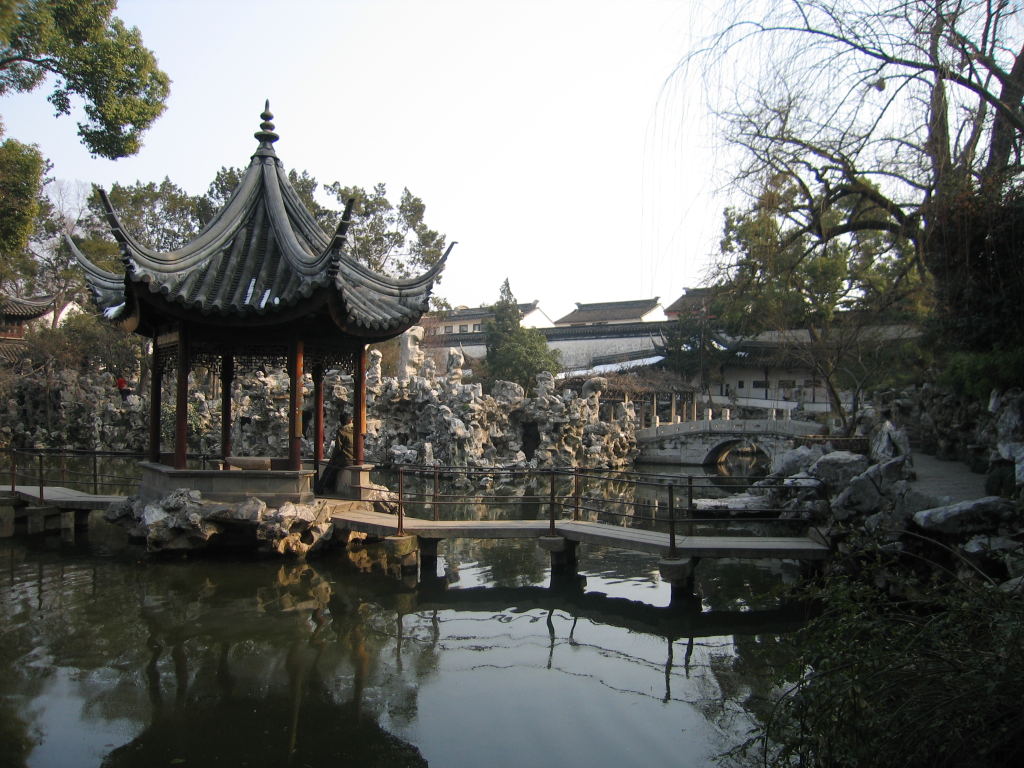
#> input picture misc-ctf/_build/_assets/photos/p_garden_shizilin.jpg, 2048 x 1536 px (shown at 1/2 size)
$ python -i make_challenges.py   (imports and definitions only)
#> lines starting #> are read from the running program, lines starting #| are printed output that depends on the picture
#> further down, picture is the input picture: PIL image 2048x1536 RGB; mean R, G, B 107.9, 109.9, 106.8
# -*- coding: utf-8 -*-
"""生成 misc-ctf 全部题目（附件 + 题解 + checker + verify）。

设计约束
--------
* 只用标准库 + Pillow，不需要 7z / exiftool / tshark / binwalk
* 所有 flag 静态写在附件里（checker 里留了切动态的注释）
* 每题一个 verify.py，本脚本末尾会跑一遍全部 verify 自检
* 内容对得上第三课：编码链 / 文件头 / 附加数据 / 伪加密 / LSB / EXIF / 流量 / 图寻

运行：python make_challenges.py [--check]
"""
import base64
import hashlib
import io
import os
import struct
import subprocess
import sys
import zipfile

from PIL import Image, ImageDraw, ImageFont, PngImagePlugin

# [1 line not run here, left out]

ROOT = os.path.dirname(os.path.dirname(os.path.abspath(__file__)))   # …\misc-ctf
PY = sys.executable
FONT_CN = r"C:\Windows\Fonts\msyh.ttc"
FONT_MONO = r"C:\Windows\Fonts\consola.ttf"

SEED = 20261027


# ---------------------------------------------------------------------------
# 通用小工具
# ---------------------------------------------------------------------------
def ensure_dir(p):
    os.makedirs(p, exist_ok=True)
    return p


# [54 lines left out: functions write_bytes, write_text, write_md, png_bytes, zip_bytes, zip_set_encrypted_bit, not called in this run]


# --- LSB：把消息写进 RGB 最低位，末尾放 0xFF 分隔 -----------------------------
LSB_END = "1111111111111110"          # 0xFF 的二进制 + 1 位


# [50 lines left out: functions lsb_embed, _cksum, _ip4, _tcp, _udp, not called in this run]


def _eth(payload):
    return b"\xaa\xbb\xcc\x11\x22\x33" + b"\xaa\xbb\xcc\x44\x55\x66" + b"\x08\x00" + payload


# [14 lines left out: functions _dns_query, build_pcap, not called in this run]


# ---------------------------------------------------------------------------
# 真实照片工具：全部来自 _assets/photos/（Wikimedia CC 授权）
# ---------------------------------------------------------------------------
HERE = os.path.dirname(os.path.abspath(__file__))
PHOTOS = os.path.join(HERE, "_assets", "photos")


# [24 lines left out: functions load_photo, caption_strip, not called in this run]


def mosaic(img, y0=0.28, y1=0.97, x0=0.05, x1=0.95, cell=26):
    """真照片 + 一块马赛克"""
#> called with y0 = 0.28, y1 = 0.97, x0 = 0.05, x1 = 0.95, cell = 26
    im = img.copy()
    d = ImageDraw.Draw(im)
    a, b = int(im.height * y0), int(im.height * y1)
#> a = 430; b = 1489
    c, e = int(im.width * x0), int(im.width * x1)
#> c = 102; e = 1945
    small = im.crop((c, a, e, b))
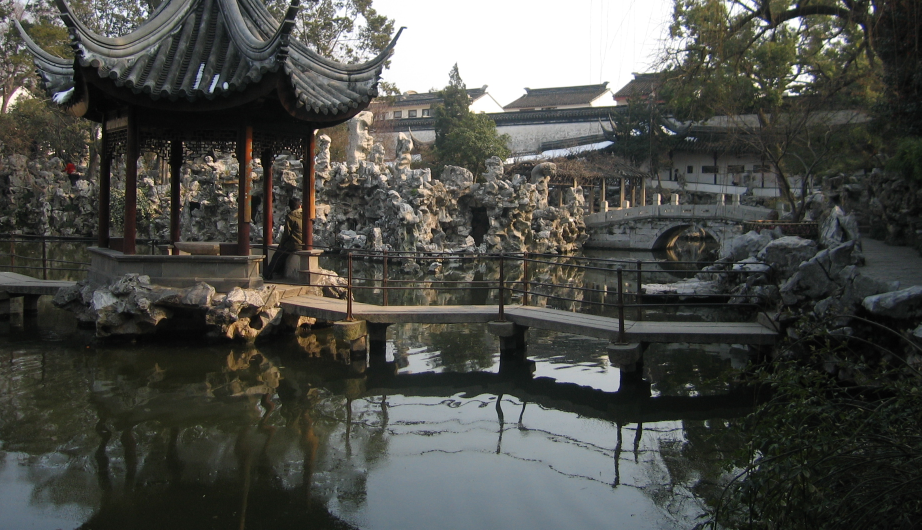
#> small: PIL image 1843x1059 RGB (shown at 1/2 size); mean R, G, B 76.1, 77.3, 72.5
    small = small.resize((max(1, small.width // cell), max(1, small.height // cell)), Image.BILINEAR)
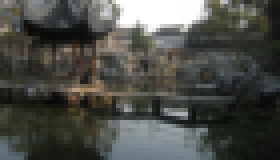
#> small: PIL image 70x40 RGB (shown 4 times larger); mean R, G, B 76.1, 77.3, 72.5
    small = small.resize((e - c, b - a), Image.NEAREST)
#> small: PIL image 1843x1059 RGB
    im.paste(small, (c, a))
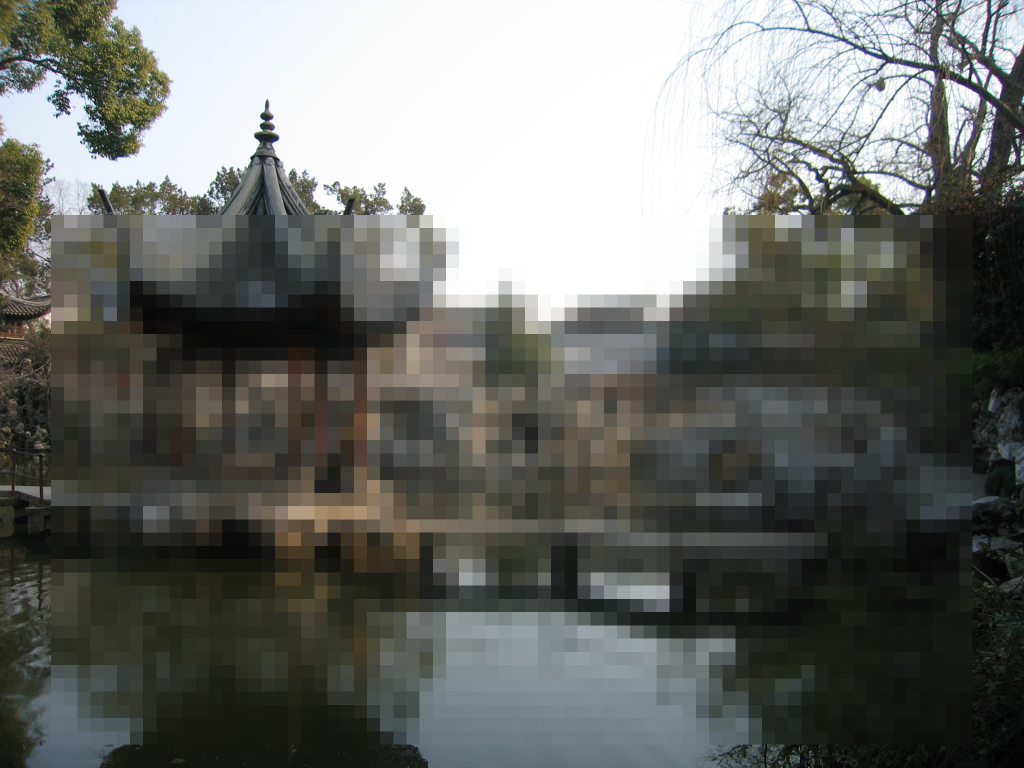
#> im: PIL image 2048x1536 RGB (shown at 1/2 size); mean R, G, B 107.9, 109.9, 106.8
    d.rectangle([c, a, e, b], outline=(230, 230, 230), width=2)
    return im


# --- ZIP 注释（EOCD 尾部） ---------------------------------------------------
# [673 lines left out: functions zip_with_comment, lsb_embed_r, crc16, build_exif_tiff, jpeg_with_exif, jpeg_strip_app1 and 27 more, not called in this run]

BUILDERS = {
    "enc-chain-ctf": build_enc_chain,
    "file-header-ctf": build_file_header,
    "append-zip-ctf": build_append_zip,
    "fake-zip-ctf": build_fake_zip,
    "lsb-stego-ctf": build_lsb,
    "exif-meta-ctf": build_exif,
    "traffic-ctf": build_traffic,
    "geo-hongyadong-ctf": build_geo_hongyadong,
    "geo-nanjinglu-ctf": build_geo_nanjinglu,
    "exif-gps-ctf": build_exif_gps,
    "exif-thumb-ctf": build_exif_thumb,
    "exif-erase-ctf": build_exif_erase,
    "png-text-ctf": build_png_text,
    "exif-trio-ctf": build_exif_trio,
    "route-trace-ctf": build_route_trace,

    "b64-only-ctf": build_b64_only,
    "hex-only-ctf": build_hex_only,
    "ext-lie-ctf": build_ext_lie,
    "zip-comment-ctf": build_zip_comment,
    "lsb-easy-ctf": build_lsb_easy,
    "traffic-chunked-ctf": build_traffic_chunked,
    "traffic-dns-ctf": build_traffic_dns,
    "traffic-proto-ctf": build_traffic_proto,
}

# [16 lines not run here, left out]

>>> from PIL import Image
>>> picture = Image.open('_assets/photos/p_garden_shizilin.jpg')
>>> result = mosaic(picture)

$ run again, on misc-ctf/_build/_assets/photos/p_garden_wangshi.jpg
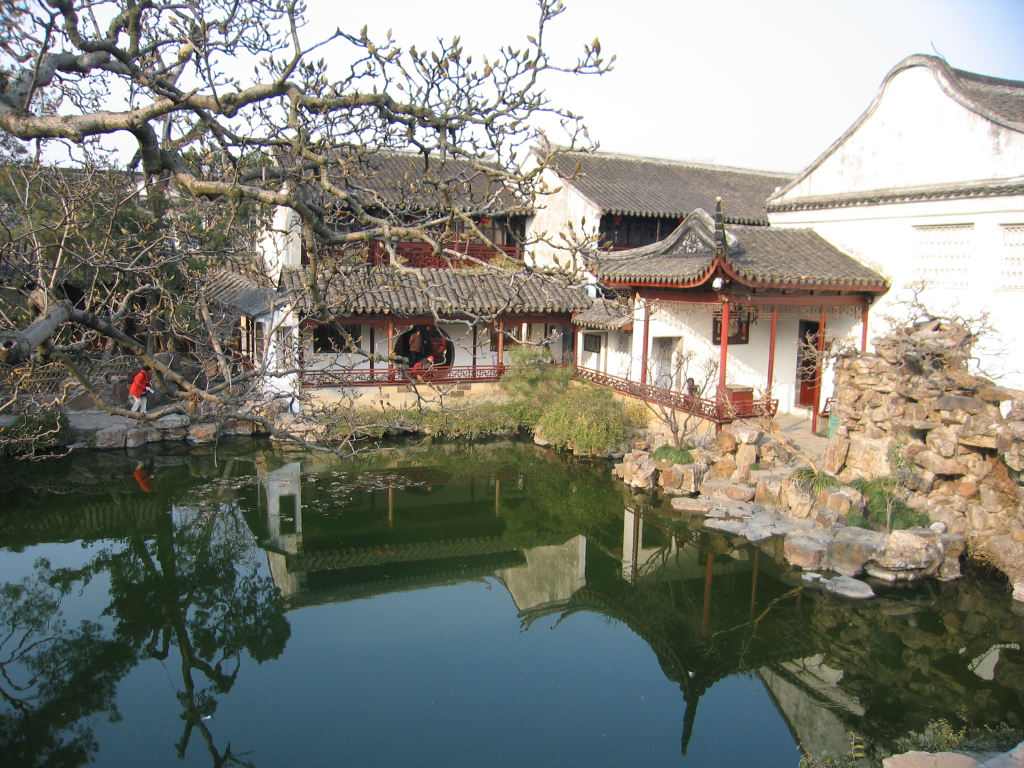
#> input picture misc-ctf/_build/_assets/photos/p_garden_wangshi.jpg, 2048 x 1536 px (shown at 1/2 size)
#> picture is the input picture: PIL image 2048x1536 RGB; mean R, G, B 131.1, 131.8, 122.7
#> in mosaic, `small = im.crop((c, a, e, b))`:
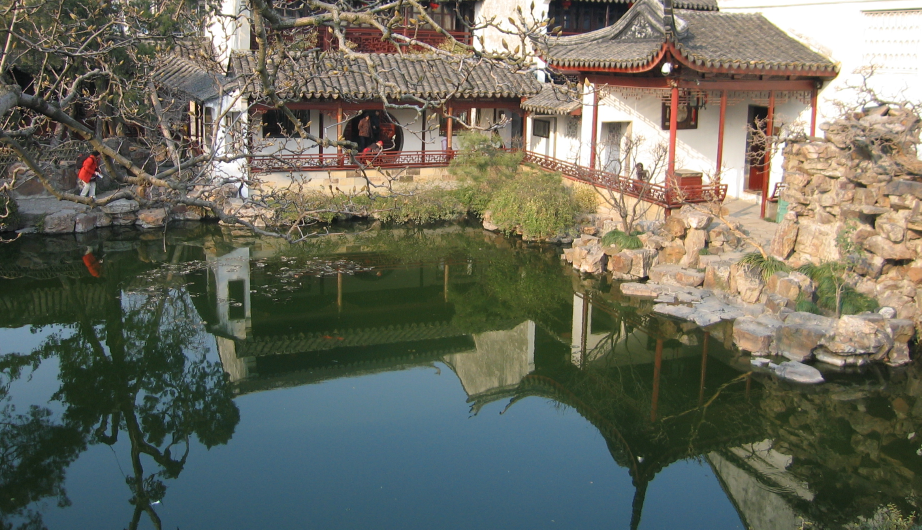
#> small: PIL image 1843x1059 RGB (shown at 1/2 size); mean R, G, B 107.3, 108, 94.7
#> in mosaic, `im.paste(small, (c, a))`:
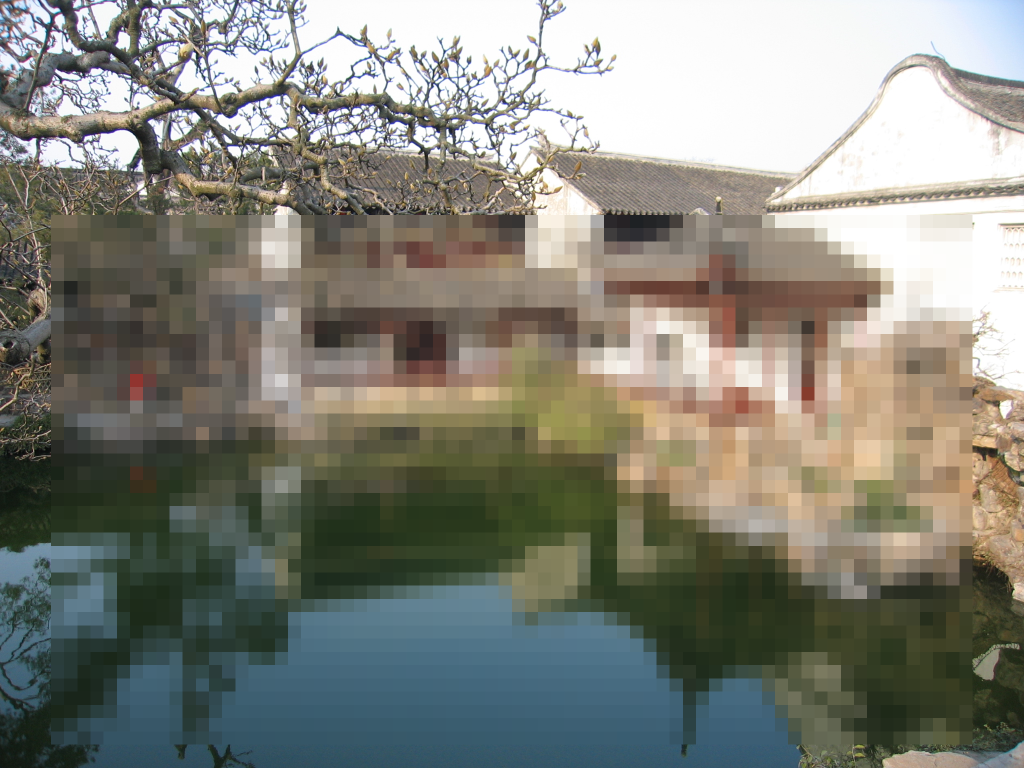
#> im: PIL image 2048x1536 RGB (shown at 1/2 size); mean R, G, B 131.1, 131.8, 122.7

$ run again, on misc-ctf/_build/_assets/photos/p_greatwall_cc0.jpg
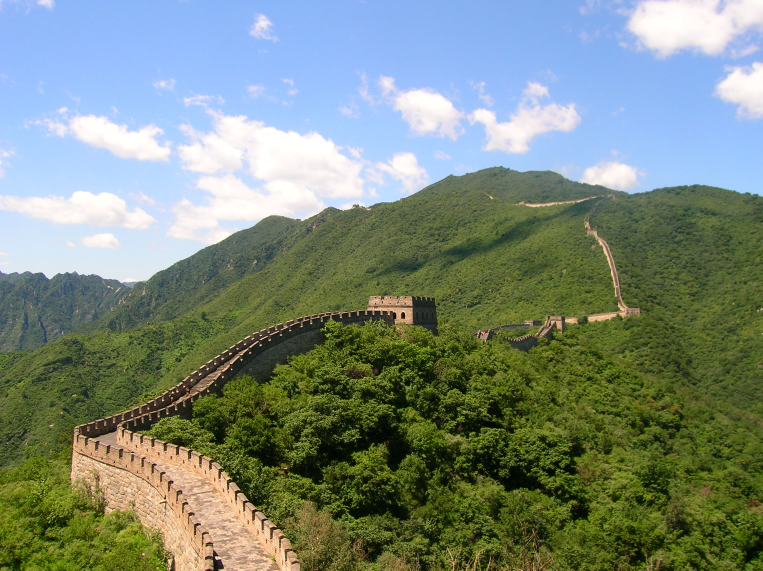
#> input picture misc-ctf/_build/_assets/photos/p_greatwall_cc0.jpg, 2288 x 1712 px (shown at 1/3 size)
#> picture is the input picture: PIL image 2288x1712 RGB; mean R, G, B 123.3, 137.5, 123.5
#> in mosaic, `small = im.crop((c, a, e, b))`:
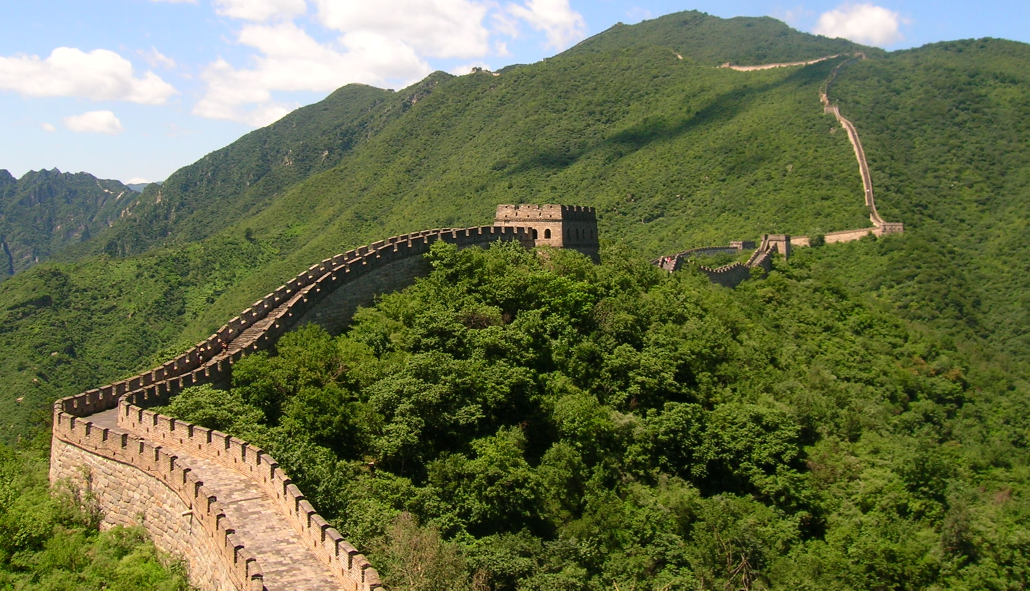
#> small: PIL image 2059x1181 RGB (shown at 1/2 size); mean R, G, B 105.6, 113, 75.4
#> in mosaic, `im.paste(small, (c, a))`:
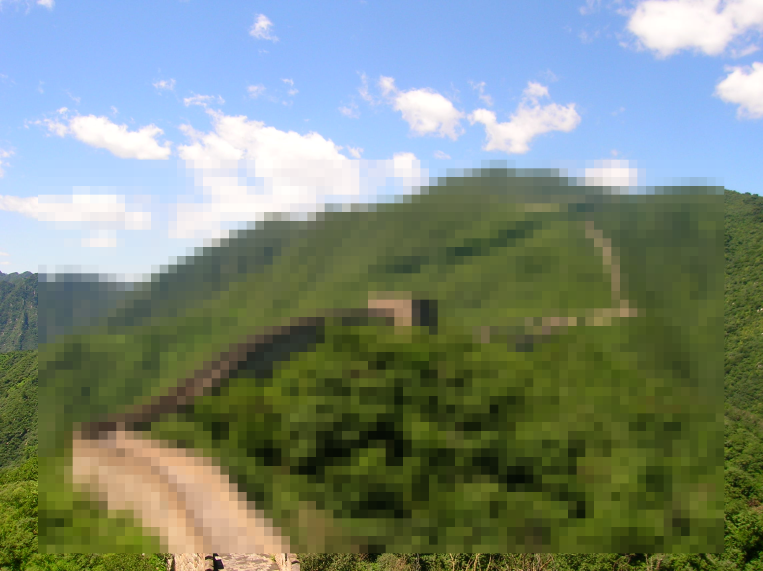
#> im: PIL image 2288x1712 RGB (shown at 1/3 size); mean R, G, B 123.3, 137.4, 123.5
